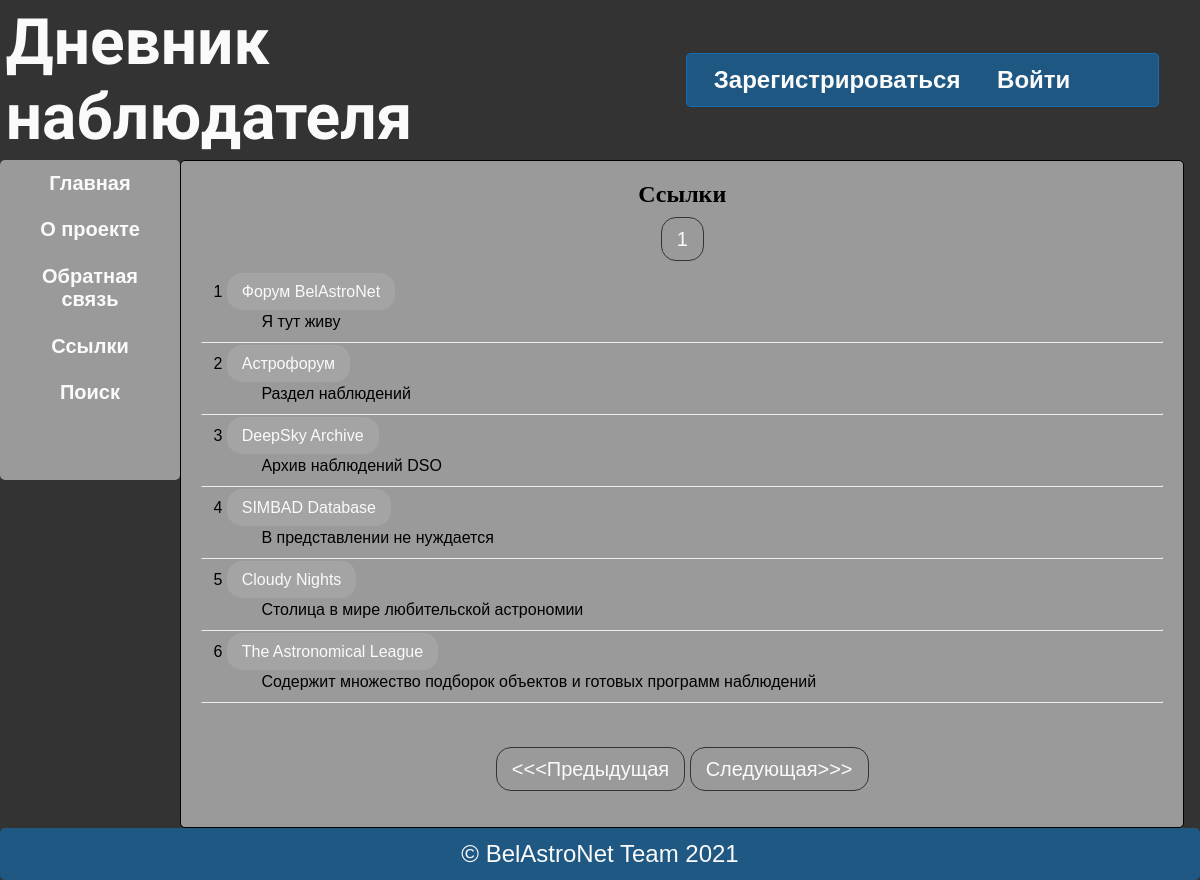
The page /index.php?act=refer on the database its author committed.
### tables this page shows
CREATE TABLE `refer` (
  `id` int(10) UNSIGNED NOT NULL,
  `name` varchar(100) NOT NULL,
  `description` varchar(255) NOT NULL,
  `url` varchar(255) NOT NULL
);

### index.php (called while the page is built, shortened)
<?php
include (ROOT.'/inc/page.php');

### inc/pages/refer.php (the view, shortened to what this page needs)
<?php
function page(){
	echo '<h1>Ссылки</h1>';
	include_once (ROOT.'/inc/db_connect.php');
	$count_refer=$mysqli->query("SELECT COUNT(*)FROM `refer`");
	$count=$count_refer->fetch_assoc();
	$limit_per_page=10;
	$num_pages=ceil($count['COUNT(*)']/$limit_per_page);
	$page=intval($_GET['page']);
?>
<div class="pagenumber">
<?php
	for ($i=1; $i<=$num_pages; $i++){
		echo "<span class=\"pageN\"><a href='index.php?act=refer&amp;page=$i'>$i</a></span>";
		}
?>
</div>
<?php
	if (empty($page)||$page<=0)
		$page=1;
	$start=($page-1)*$limit_per_page;
	$result=$mysqli->query("SELECT * FROM `refer` ORDER BY `id` ASC LIMIT $start, $limit_per_page");
	while ($row=$result->fetch_assoc()){
		echo "<article><div class='linkUrl'>$row[id] <a href='$row[url]'>$row[name]</a></div>
			<div class='article_content'>$row[description]</div><hr>";
		}
	$next=$page+1;
	$previous=$page-1;
	echo "<div class='page_navigation'><span class='previous'><a href='index.php?act=refer&amp;page=$previous'><<<Предыдущая</a></span>
		<span class='next'><a href='index.php?act=refer&amp;page=$next'>Следующая>>></a></span></div>";
}

### inc/page.php (shortened to what this page needs)
<!DOCTYPE html>
<html lang="ru-BY">
<head>
	<link rel="stylesheet" type="text/css" href="css/flex.css?ryt">
</head>
<body>
	<header>
		<div class="banner">Дневник наблюдателя</div>
		<div class="authorizedUserNavbar" id="navbar2">
			<?php
			if(isset($_SESSION['username']))
				echo '<span class=\"navLink\" id=\"personalCab\"><a href=index.php?act=mycab> Личный кабинет</a></span>
					<span class=\"navLink\" id=\"exit\"><a href=index.php?act=exit>Выйти</a></span>
					<span class=\"navLink\" id=\"addArticle\"><a href=index.php?act=add>Добавить запись</a></span>';
			else
				echo '<span class=\"navLink\" id=\"register\"><a href=index.php?act=registration>Зарегистрироваться</a></span>
					<span class=\"navLink\" id=\"login\"><a href=index.php?act=authorisation>Войти</a></span>';
			?>
		</div>
	</header>
	<main>
		<aside>
			<div class="kostyl_bg">
				<a href="index.php" title="На главную" target="_self">Главная</a>
				<a href="index.php?act=about" title="О проекте" target="_self">О проекте</a>
				<a href="index.php?act=feedback" title="Отправить сообщение администратору" target="_self">Обратная связь</a>
				<a href="index.php?act=refer" title="Полезные ссылки" target="_self">Ссылки</a>
				<a href="index.php?act=search" title="Найти на сайте" target="_self">Поиск</a>
			</div>
		</aside>
		<section class="page" id="mainPage">
			<?php
			page();
			?>
		</section>
	</main>
	<footer>&copy; BelAstroNet Team <?=date('Y')?></footer>
</body>
</html>

### css/flex.css (style rules this page uses)
:root { --bg_grey: hsla(0, 0%, 65%, 0.90); --bg_blue: hsla(206, 98%, 50%, 0.4); --bg_black: #333; --white: #fafafa; --link:hsla(0, 0%, 98%, 0.1); --link_active: red; --success:green; --shadow:lightblue; --button:dodgerblue; --button_hover:blue; --error:red; --img:dodgerblue; }
* { box-sizing: border-box; margin:0; padding:0; }
body { font-family:'Lucida Sans', 'Lucida Sans Regular', 'Lucida Grande', 'Lucida Sans Unicode', Geneva, Verdana, sans-serif; font-size: 100%; background-image: url('bckgd.jpg'); background-color: var(--bg_black); background-size: auto; display:flex; flex-direction: column; justify-content: flex-start; align-items: flex-start; overflow-x:hidden; flex:1 0 auto; }
header { display:flex; flex-direction: row; max-width: 100%; min-height: 20vh; align-items: center; }
.banner { margin-left: 0.5%; color: var(--white); font-family: 'Kurale', serif; font-size: 4em; font-weight: bold; text-align: left; min-width: 48vw; order: 1; }
.authorizedUserNavbar, .adminNavbar { background-color: var(--bg_blue); border-radius: 5px; border: 1px solid var(--bg_blue); font-size: 1.5em; padding: 1%; font-weight: bold; white-space: nowrap; }
.authorizedUserNavbar { order: 3; min-width:39.4vw; }
main { display: flex; flex-direction: row; justify-content:space-between; }
a:link, a:visited { text-decoration: none; color: var(--white); padding: 10px 15px; }
aside { position:-webkit-sticky; position:sticky; top:0; display: flex; flex-direction: column; height: 40vh; text-align: center; font-weight: bold; font-size: 1.25em; flex: 0 0 15vw; }
.kostyl_bg { background-color: var(--bg_grey); height: 320px; display: flex; flex-direction: column; border-radius: 5px; }
.kostyl_bg a { margin:1% 0; word-wrap:break-word; }
.page { min-height:71vh; padding: 2.5%; border: 1px solid #000000; border-radius: 5px; background-color: var(--bg_grey); text-align: justify; flex: 0 0 83.7vw; }
footer { background-color: var(--bg_blue); border-radius: 5px; font-size: 1.5em; text-align: center; color: var(--white); padding: 1%; width: 100%; }
h1 { text-align: center; font-family: Verdana; font-weight: bold; }
.pagenumber { padding:20px; width:100%; text-align:center; }
.pageN a { border:1px solid var(--bg_black); border-radius:15px; font-size: 1.25em; }
.article_content { margin: 10px; text-indent:50px; }
.page_navigation { padding:25px; margin-top:30px; text-align:center; }
.page_navigation a { font-size:1.25em; border:1px solid var(--bg_black); border-radius:15px; }
.linkUrl { margin:12px; }
.linkUrl a { background-color: var(--link); border: none; border-radius:15px; }

### rows shown on the page
refer: id "1", name "Форум BelAstroNet", description "Я тут живу"
refer: id "2", name "Астрофорум", description "Раздел наблюдений"
refer: id "3", name "DeepSky Archive", description "Архив наблюдений DSO"
refer: id "4", name "SIMBAD Database", description "В представлении не нуждается"
refer: id "5", name "Cloudy Nights", description "Столица в мире любительской астрономии"
refer: id "6", name "The Astronomical League", description "Содержит множество подборок объектов и готовых программ наблюдений"
